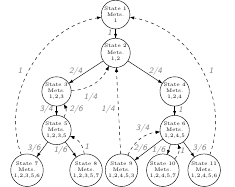

The Julia source for this figure:
using MarkovWeightedEFMs
using CairoMakie

# Figure 1b) in the manuscript; stoichiometry matrix, fluxes, efms,
# probability transition matrix
S = [#
    -1  0  0  0  0  0  0  0  0  0  1
     1 -1  1 -1  0  0  0  0  0  0  0
     0  1 -1  0 -1  1  0  0  0  0  0
     0  0  0  1  0  0 -1  0  0  0  0
     0  0  0  0  1 -1  1 -1 -1  1  0
     0  0  0  0  0  0  0  1  0  0 -1
     0  0  0  0  0  0  0  0  1 -1  0
]
v = [3, 2, 1, 2, 3, 2, 2, 3, 1, 1, 3]
efms = [#
  [1, 2, 3, 5, 6, 1],
  [1, 2, 4, 5, 6, 1],
  [2, 3, 2],
  [3, 5, 3],
  [5, 7, 5],
  [2, 4, 5, 3, 2]
]
T = stoich_to_transition(S, v)

# Static backend for plotting
CairoMakie.activate!(type = "png")

# Plot and save
fig = tree_plot(T, 1)
save("toy-network-1-chmc-tree_plot.png", fig)


